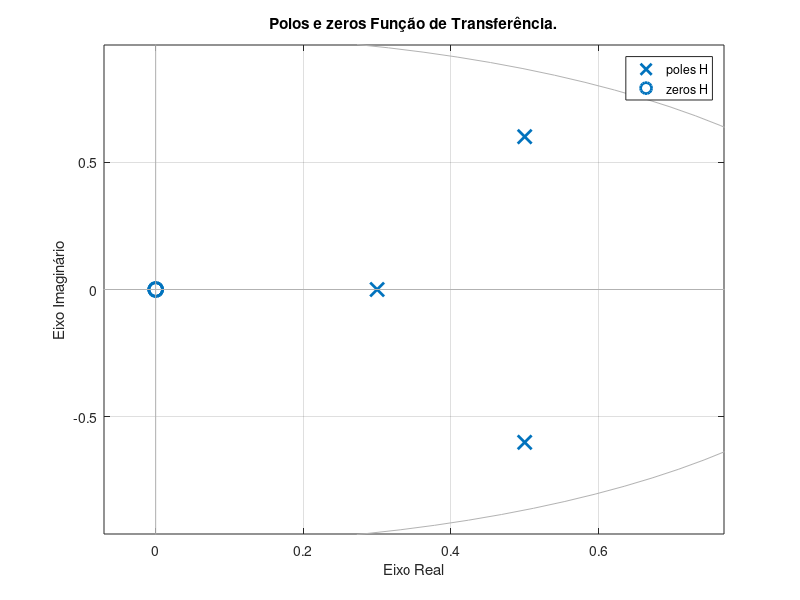
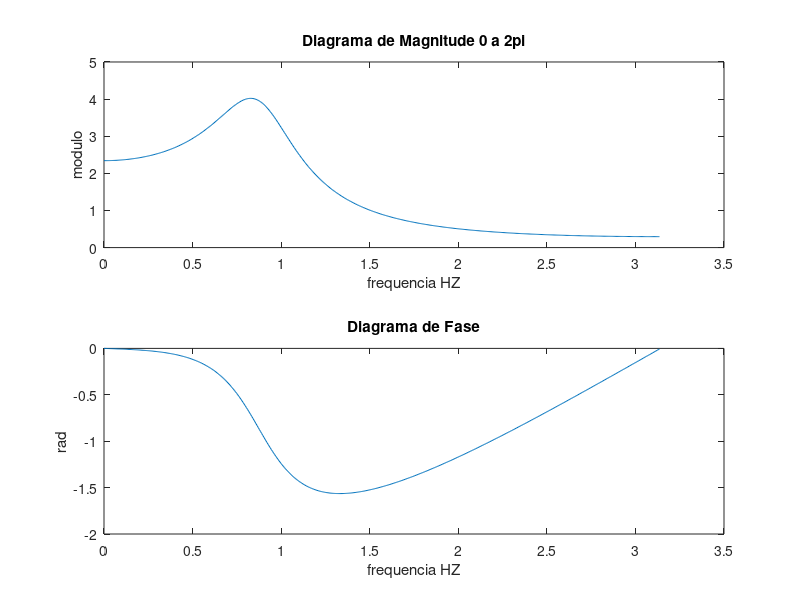

The MATLAB source for these figures, in order: (Note: this script raises an error after producing the figures.)
%%
% Aluno : Gustavo Rodrigues Bassaco   RA: 2207206
% Processamento Digital de Sinais

%% Limpando
clear
clc
close all
%% Função de Transferência

num = [1 0 0 0];            % z^3
den = [1 -1.3 0.91 -0.183]; % z^3 -1.3*z^2 + 0.91*Z - 0.183
t = 0: 1: 50;               % vetor tempo

z = tf('z', 1);             % cria uma variável tipo Z
H = [z^3/(z^3 - 1.3*z^2 + 0.91*z - 0.183)]; % Função de Transferência

%% Polos e Zeros
figure     % nova tela
pzmap(H)% função q dada uma função em Z, monstra seus polos e zeros
title('Polos e zeros Função de Transferência.'); %titulo

xlabel('Eixo Real');       % eixo x
ylabel('Eixo Imaginário'); % eixo y
%% Espectro de Frequencia da função de Transferência

[H,W] = freqz(num, den);  % retorna a resposta de frequência complexa
figure % nova tela

% modulo do espectro de frequencia
subplot(2,1,1);
plot(W, abs(H))  % para a amplitude da resposta ao impulso
title('Diagrama de Magnitude 0 a 2pi');
xlabel('frequencia HZ');
ylabel('modulo');

subplot(2, 1, 2);
plot(W, angle(H)) % para a fase da resposta ao impulso
title('Diagrama de Fase');
xlabel('frequencia HZ');
ylabel('rad');


%% Resposta ao Impulso da função de transferencia

[imp_resp, x] = impz(num, den, t); % retorna a resposta ao impulso
figure
stem(t, imp_resp) % plot de grafico discreto
title('Resposta ao impulso da função impz;');
xlabel('tempo');
ylabel('amplitude');

%% resposta ao impulso de forma recursiva
y(1) = 0;
y(2) = 0;
y(3) = 0;
y(4) = 1;

for i = 5: 51
    y(i) = 1.3*y(i - 1) - 0.91*y(i - 2)+ 0.183*y(i - 3); 
end

figure
stem(t, y); % plot te grafico discreto
title('Resposta ao impulso recursiva');
xlabel('tempo');
ylabel('amplitude');

%% Convolução Áudio com resposta ao impulso

FS = 8000;   % frequencia de amostragem do sinal de audio
[X, FS] = audioread("carro-do-ovo.mp3"); % le o audio

convolucao = conv(imp_resp, X); % convolução resposta ao impulso com o áudio

% vetor de tempo para plot de convolução
periodo = 1/FS;
comprimento = (length(convolucao)-1)/FS;
t = 0: periodo: comprimento;

figure                  % nova janela
subplot(2,1,1)          % subplot 1
plot(t,convolucao, 'r') % plot audio convolução
hold on

% vetor de tempo para plot de áudio original
comprimento = (length(X)-1)/FS;
t = 0: periodo: comprimento;

plot(t, X, 'k')         % plot audio original
title('Sinal de Áudio Convoluido com Média Móvel');
xlabel( 't (milissegundos)' );
ylabel( 'X(t)' );
legend({'audio convoluido', 'audio original'})
hold off

Fourier = fft(convolucao);    % transformada de fourier da convolução
tamanho = length(convolucao); % tamanho do vetor convolução

% Espectro de Frequencia do sinal convoluído
P2 = abs(Fourier/tamanho);
Espectro_convolucao = P2(round(1:tamanho/2+1));
Espectro_convolucao(2:end-1) = 2*Espectro_convolucao(2:end-1);

f_conv = FS*(0:(tamanho/2))/tamanho;  % vetor aux

Fourier = fft(X);                     % Trans. Fourier do sinal de audio
tamanho = length(X);                  % tamanho do sinal de audio
f_audio = FS*(0:(tamanho/2))/tamanho; % vetor aux

% Espectro de Frequencia do sinal de audio
P2 = abs(Fourier/tamanho);
Espectro_original = P2(1:tamanho/2+1);
Espectro_original(2:end-1) = 2*Espectro_original(2:end-1);

subplot(2,1,2)                         % subplot 2
plot(f_conv, Espectro_convolucao, 'r') % plot do Espectro da convolução
hold on
plot(f_audio, Espectro_original, 'k')  % plot do Espectro do áudio
title( 'Espectro de amplitude unilateral de X(t)' )
xlabel( 'f (Hz)' )
ylabel( 'Amplitude' )
legend({'audio convoluido', 'audio original'})
hold off

player = audioplayer(convolucao,FS);
play(player); 

%% Raizes Parciais com a função rediduez

[r, p k] = residuez(num, den)
n = 0: 1: 50; 

L = r(1)*p(1).^n + r(2)*p(2).^n + r(3)*p(3).^n;
figure;
stem(L);
title('Resposta ao impulso residuez');
xlabel('tempo');
ylabel('amplitude');



